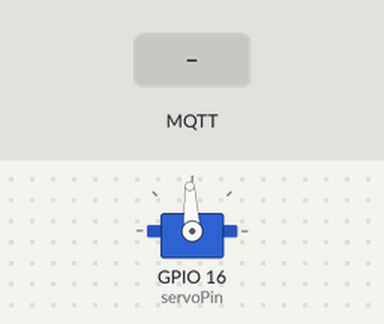
Recording of a program running on a simulated ESP32. On the bench: servo. The test bench sets the inputs (shaded band). WiFi joins after 1.5 s; servers stay silent unless stated; random numbers use the default seed unless the program sets one; no MQTT or app messages arrive unless stated; servo pulses on a pin are drawn as a servo (544–2400 µs = 0–180°); what the program prints to the serial monitor is not drawn.

Above: at 2.7 s.
2.8 s: MQTT message "MIN" arrives on the first subscribed topic
At 4.0 s:
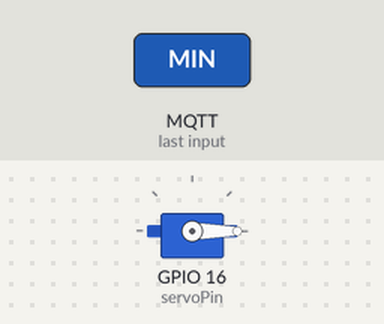
4.3 s: MQTT message "MAX" arrives on the first subscribed topic
At 5.4 s:
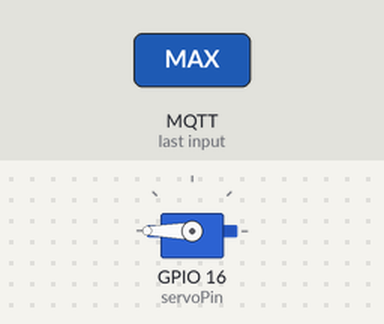
5.8 s: MQTT message "MID" arrives on the first subscribed topic
At 6.5 s:
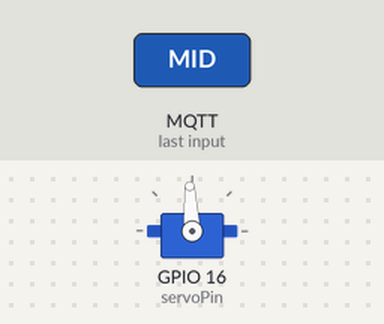
Timing chart, 0 to 8.8 s (numbered marks = the images above; inputs shaded):
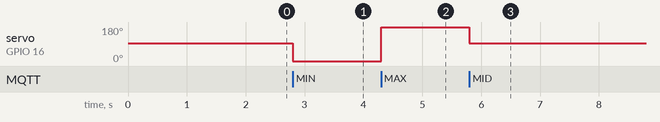

Measured:
- after the input at 2.8 s, servo on GPIO 16 (servoPin): 93° → 0° at once
- after the input at 4.3 s, servo on GPIO 16 (servoPin): 0° → 180° at once
- after the input at 5.8 s, servo on GPIO 16 (servoPin): 180° → 93° at once

The program:

main.cpp
```cpp
#include <WiFi.h>
#include <WiFiClientSecure.h>
#include <PubSubClient.h>

const char* ssid = "Lmao";
const char* password = "lmaooooo";

const char* mqtt_server = "2d5cd8d3bcbd425a8865b60469b32931.s1.eu.hivemq.cloud";
const int mqtt_port = 8883;
const char* mqtt_user = "Praktikan25";
const char* mqtt_pass = "Mikrokontroler2026";

const char* topic_cmd = "ugm/mikon/kel67/cmd";      // SESUAIKAN KELOMPOK
const char* topic_status = "ugm/mikon/kel67/status";

const int servoPin = 16;
const int servoChannel = 0;
const int servoFreq = 50;
const int servoResolution = 12;

WiFiClientSecure espClient;
PubSubClient client(espClient);

void setServo(int angle) {
  angle = constrain(angle, 0, 180);
  int duty = map(angle, 0, 180, 102, 512);
  ledcWrite(servoChannel, duty);
}

void callback(char* topic, byte* payload, unsigned int length) {
  char message[32];
  if (length >= sizeof(message)) length = sizeof(message) - 1;
  memcpy(message, payload, length);
  message[length] = '\0';

  Serial.print("Pesan masuk: ");
  Serial.println(message);

  if (strcmp(message, "MIN") == 0) {
    setServo(0);
  } else if (strcmp(message, "MID") == 0) {
    setServo(90);
  } else if (strcmp(message, "MAX") == 0) {
    setServo(180);
  }
}

void setup_wifi() {
  Serial.print("Koneksi WiFi...");
  WiFi.mode(WIFI_STA);
  WiFi.begin(ssid, password);
  while (WiFi.status() != WL_CONNECTED) {
    delay(500);
    Serial.print(".");
  }
  Serial.println("\nWiFi Terhubung!");
}

void reconnect() {
  while (!client.connected()) {
    Serial.print("Koneksi MQTT...");
    String clientId = "ESP32-Servo-Kel-" + String(random(1000, 9999));
    if (client.connect(clientId.c_str(), mqtt_user, mqtt_pass)) {
      Serial.println(" Terhubung!");
      client.subscribe(topic_cmd);
      client.publish(topic_status, "Tugas 1: Ready");
    } else {
      delay(3000);
    }
  }
}

void setup() {
  Serial.begin(115200);
  ledcSetup(servoChannel, servoFreq, servoResolution);
  ledcAttachPin(servoPin, servoChannel);
  setServo(90);

  setup_wifi();
  espClient.setInsecure();
  client.setServer(mqtt_server, mqtt_port);
  client.setCallback(callback);
}

void loop() {
  if (!client.connected()) reconnect();
  client.loop();
}
```
